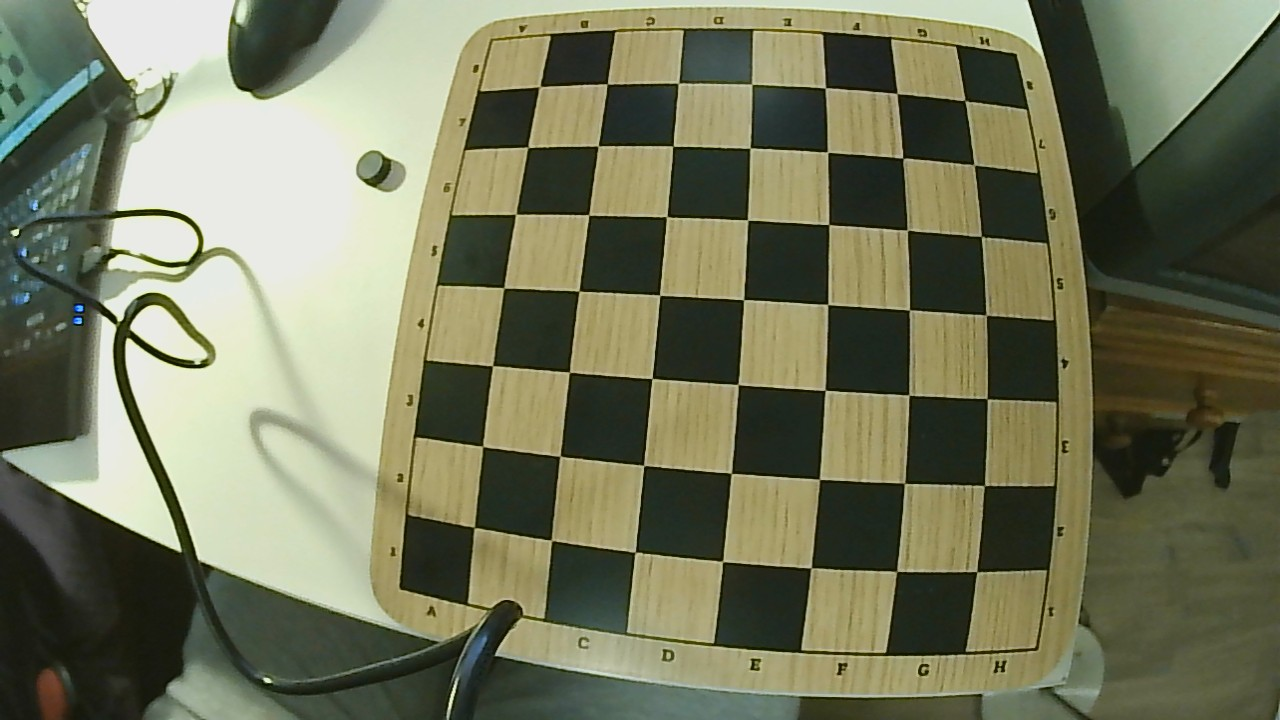
#> input picture Rpi Scripts/managers/game_manager/user_interface/keypoint_triangulation/resources/calibration_images/csi_cam/WIN_20260915_00_29_07_Pro.jpg, 1280 x 720 px; its folder holds 4 pictures in this run
$ python camera_calibration.py
#> lines starting #> are read from the running program, lines starting #| are printed output that depends on the picture; after the words box and inside, x2 and y2 are one past the last pixel; in counts of white or black regions, pixels touching at a corner belong together
import cv2
import glob
import numpy as np

def calibrateCamera(cameraName,
                    chessBoardSize,
                    chessBoardSquareSideLength,
                    calibrationPatternsDirectory,
                    testUndistortPath,
                    patternFileExtension = '.jpg'):
    # Get all the images
#> called with cameraName = 'csi_cam', chessBoardSize = (7, 6), chessBoardSquareSideLength = 28.5, calibrationPatternsDirectory = 'resources/calibration_images/csi_cam/', testUndistortPath = 'resources/csiTest.jpg', patternFileExtension = '.jpg'
    images = glob.glob(calibrationPatternsDirectory + '*' + patternFileExtension)

    criteria = (cv2.TERM_CRITERIA_EPS + cv2.TERM_CRITERIA_MAX_ITER, 30, 0.001)
    # A numpy array representing where all the points are on the chessboard plane
    objp = np.zeros((chessBoardSize[0]*chessBoardSize[1], 3), np.float32)
    objp[:, :2] = np.mgrid[0:chessBoardSize[0], 0:chessBoardSize[1]].T.reshape(-1, 2) * chessBoardSquareSideLength
    # Lists to store the object points and image points
    objPoints = []
    imgPoints = []
    # Loop through all the available files
    for fileName in images:
        # Read the image
        image = cv2.imread(fileName)
#> image is the input picture: shape (720, 1280, 3); mean B, G, R 91.5, 117.9, 115
        # Convert the image to gray
        gray = cv2.cvtColor(image, cv2.COLOR_BGR2GRAY)
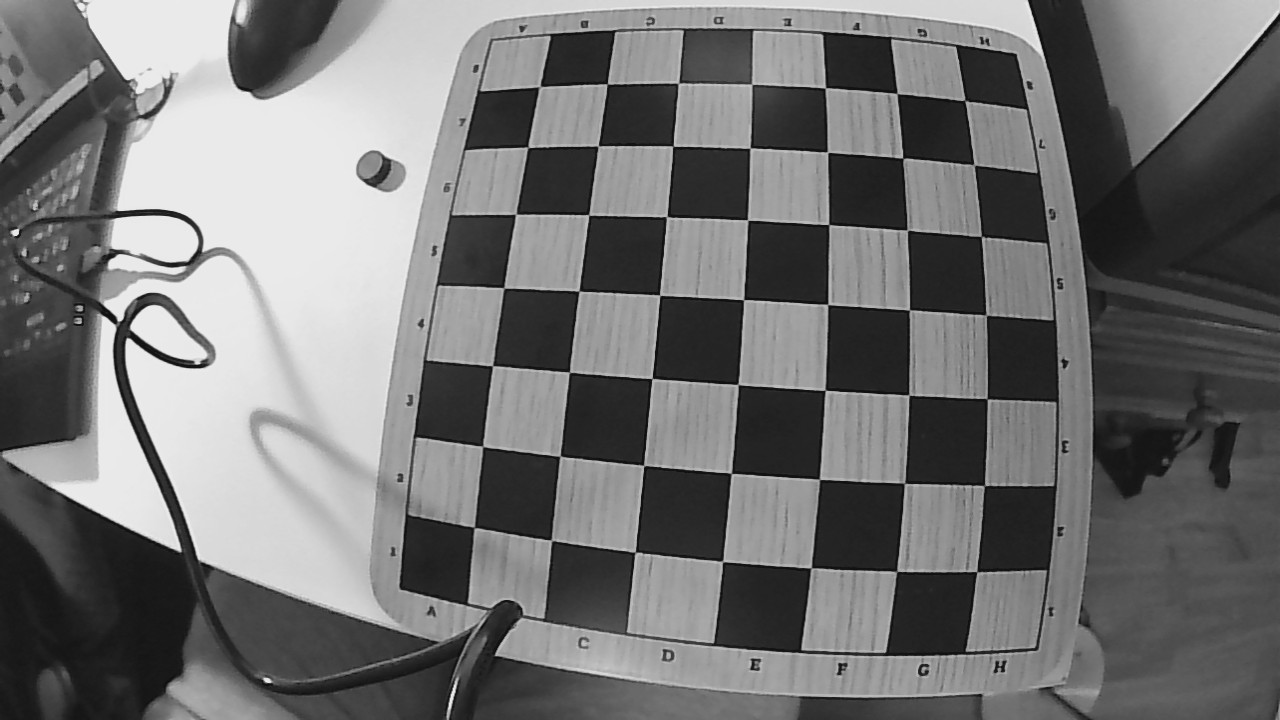
#> gray: shape (720, 1280); min 5, max 245, mean 114
        # Get chessboard corners
        ret, corners = cv2.findChessboardCorners(gray, chessBoardSize, None)
#> ret = False; corners = None
        # If the detection is successful
        if ret == True:
            # Append object points
            objPoints.append(objp)
            # Increase corner accuracy
            corners2 = cv2.cornerSubPix(gray, corners, (11,11), (-1,-1), criteria)
            # Append corners to the image point list
            imgPoints.append(corners)
            # Draw the image detected pattern on the board
            cv2.drawChessboardCorners(image, chessBoardSize, corners2, ret)
            cv2.imshow('img', image)
            cv2.waitKey(100)
#> pass 2 of the loop in calibrateCamera, `for fileName in images:`:
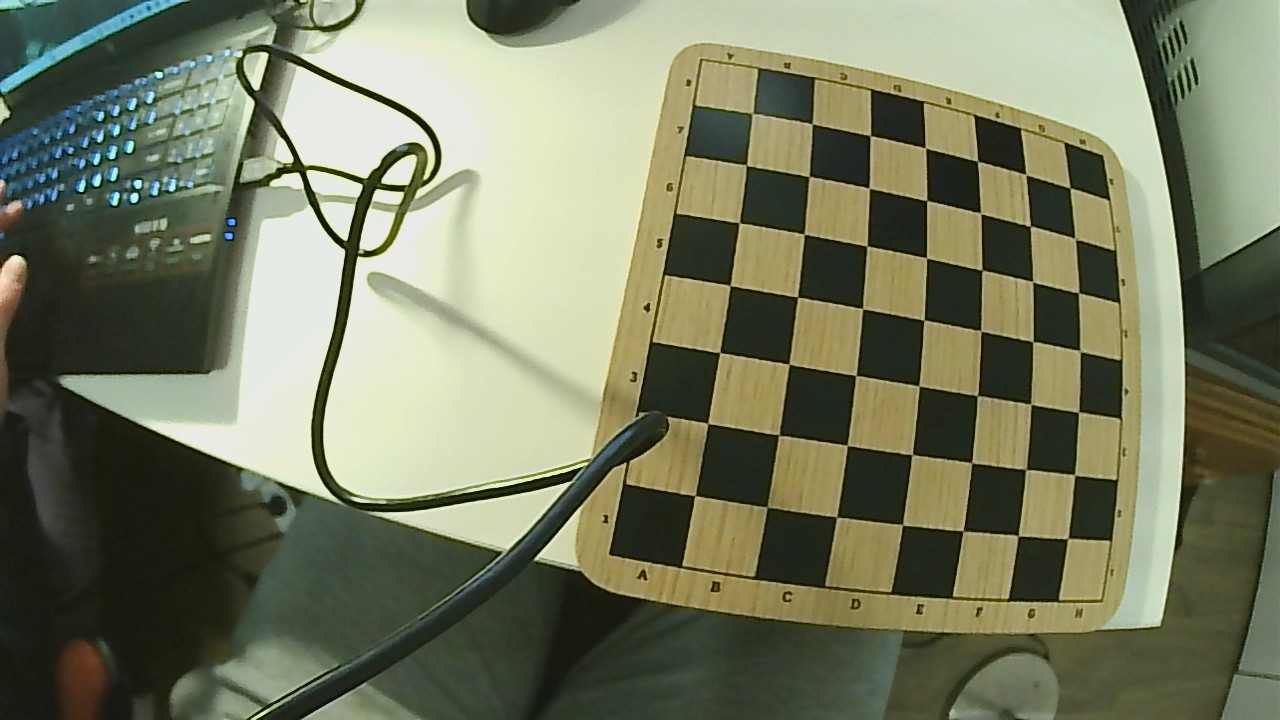
#> input picture Rpi Scripts/managers/game_manager/user_interface/keypoint_triangulation/resources/calibration_images/csi_cam/WIN_20260915_00_29_49_Pro.jpg, 1280 x 720 px
#> in calibrateCamera, image is the input picture: shape (720, 1280, 3); mean B, G, R 97.4, 122.8, 118.5
#> in calibrateCamera, `gray = cv2.cvtColor(image, cv2.COLOR_BGR2GRAY)`:
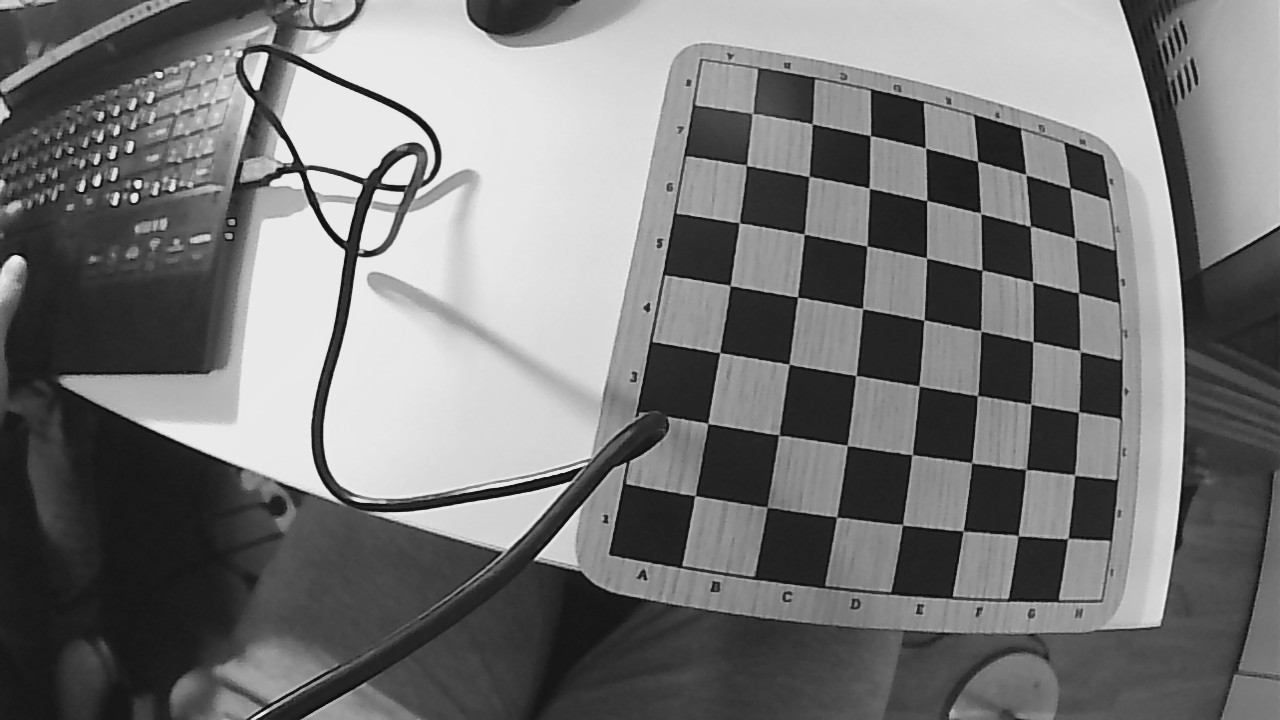
#> gray: shape (720, 1280); min 4, max 248, mean 118.7
#> ret = True; corners = 42 rows, first 8: [1070, 188.1], [1075.7, 240.8], [1078.5, 292.7], [1081.4, 352.2], [1078.3, 412.1], [1074.5, 475], [1068.4, 537.6], [1026.3, 174.8]
#> corners2 = 42 rows, first 8: [1070.1, 187.8], [1075.1, 238.7], [1078.6, 292.8], [1080.1, 351.1], [1078.6, 412.1], [1074.5, 474.9], [1067.8, 538.6], [1025.6, 174.6]
#> in calibrateCamera, `cv2.drawChessboardCorners(image, chessBoardSize, corners2, ret)`:
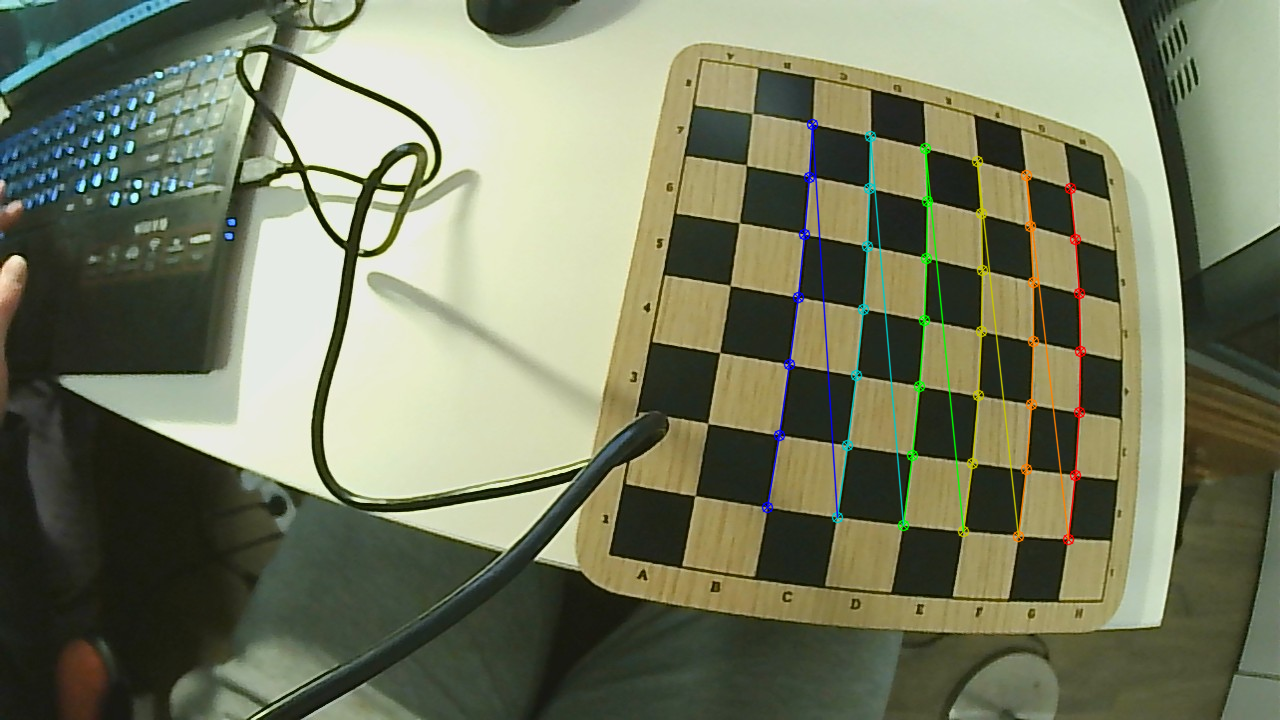
#> image: shape (720, 1280, 3); 1.68% of pixels changed, all inside (x1, y1, x2, y2) = (761, 118, 1087, 546)
#> pass 3 of the loop in calibrateCamera, `for fileName in images:`:
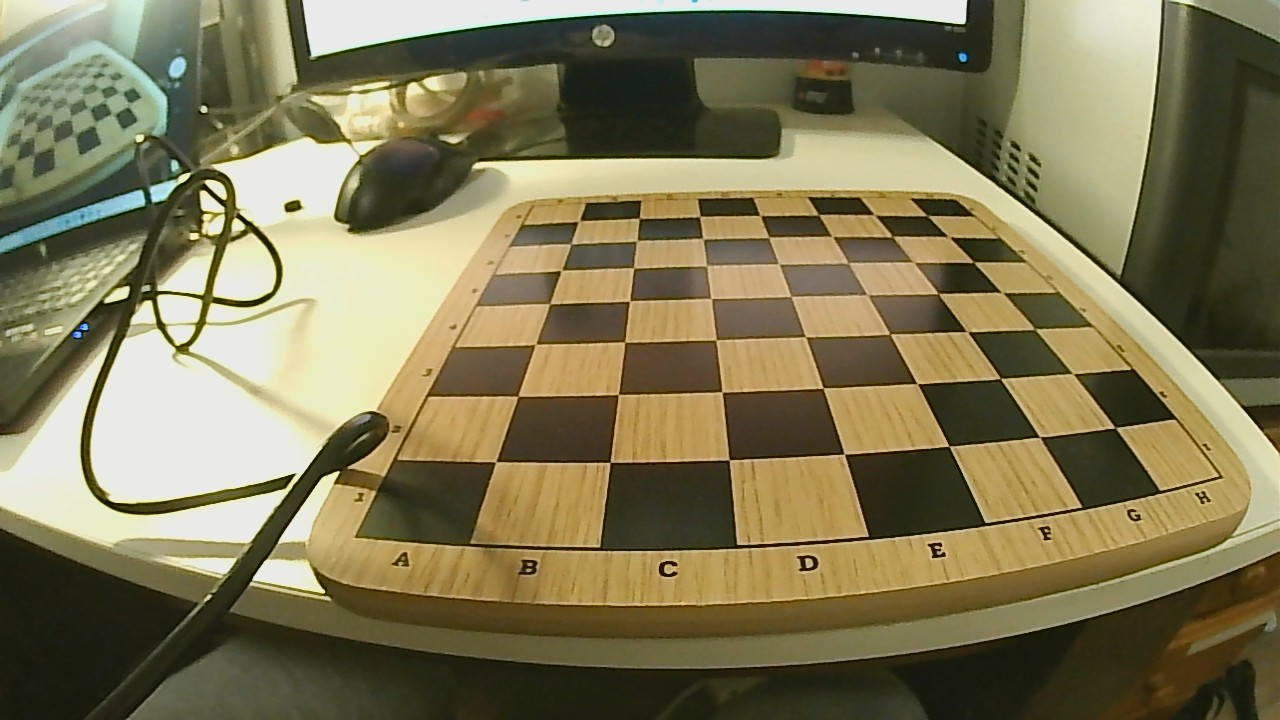
#> input picture Rpi Scripts/managers/game_manager/user_interface/keypoint_triangulation/resources/calibration_images/csi_cam/WIN_20260915_00_29_59_Pro.jpg, 1280 x 720 px
#> in calibrateCamera, image is the input picture: shape (720, 1280, 3); mean B, G, R 85.2, 119.3, 126.5
#> in calibrateCamera, `gray = cv2.cvtColor(image, cv2.COLOR_BGR2GRAY)`:
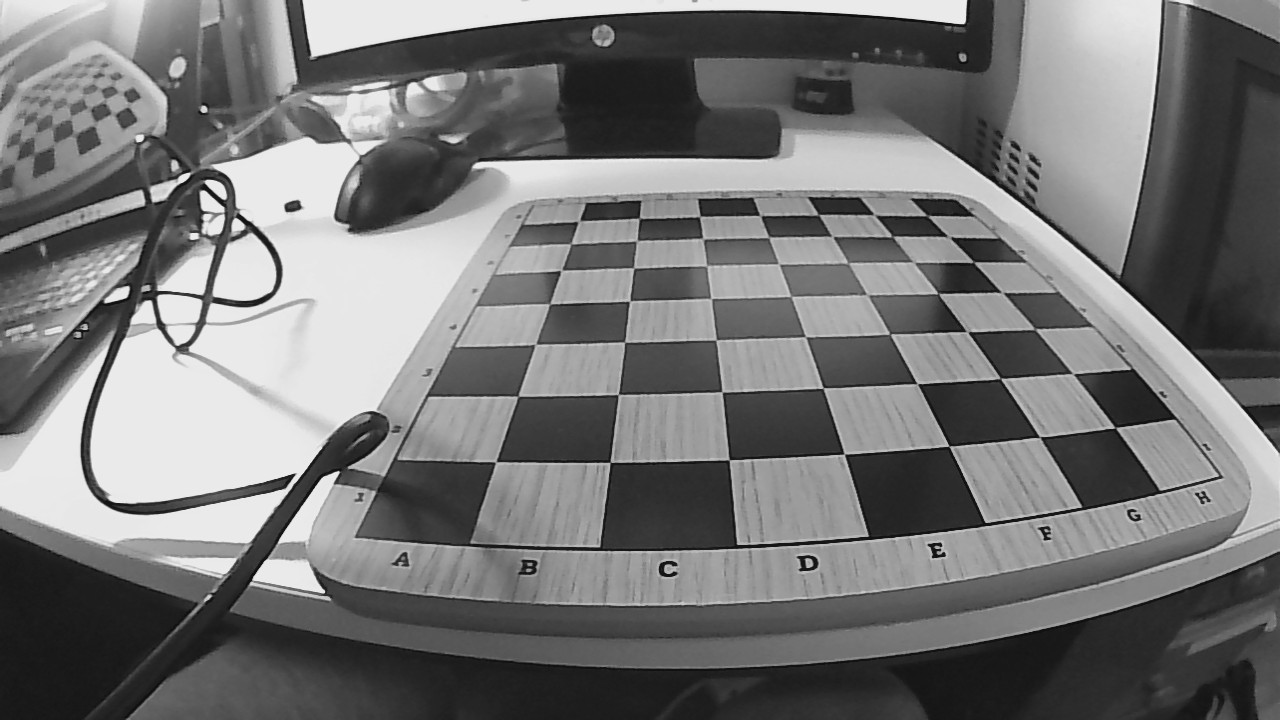
#> gray: shape (720, 1280); min 9, max 250, mean 117.6
#> ret = False; corners = None
#> the loop made 4 passes; the first 3 are shown
    # Destroy all windows
    cv2.destroyAllWindows()
    # Perform camera calibration
    ret, cameraMatrix, dist, rvecs, tvecs = cv2.calibrateCamera(objPoints, imgPoints, gray.shape[::-1], None, None)
    # Save the camera matrix and the distortion coefficients
    np.savetxt('resources/calibration_results/' + cameraName + '/camera_matrix.txt', cameraMatrix)
    np.savetxt('resources/calibration_results/' + cameraName + '/dist.txt', dist)
    # Test the camera matrix and distortion on an image taken by the camera
    newImage = cv2.imread(testUndistortPath)
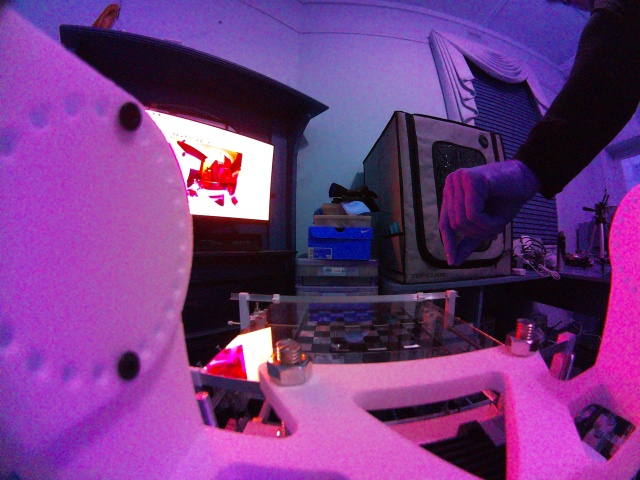
#> input picture Rpi Scripts/managers/game_manager/user_interface/keypoint_triangulation/resources/csiTest.jpg, 640 x 480 px
#> newImage is the input picture: shape (480, 640, 3); mean B, G, R 129.5, 57.6, 115
    h, w = newImage.shape[:2]
#> h = 480; w = 640
    newCameraMatrix, roi = cv2.getOptimalNewCameraMatrix(cameraMatrix, dist, (w, h), 0, (w, h))
    dst = cv2.undistort(newImage, cameraMatrix, dist, None, newCameraMatrix)
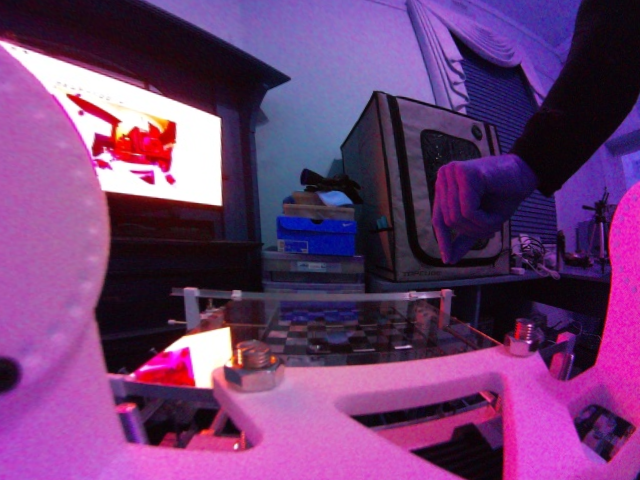
#> dst: shape (480, 640, 3); mean B, G, R 115.5, 61.3, 110.7
    x, y, w, h = roi
    dst = dst[y:y + h, x:x + w]
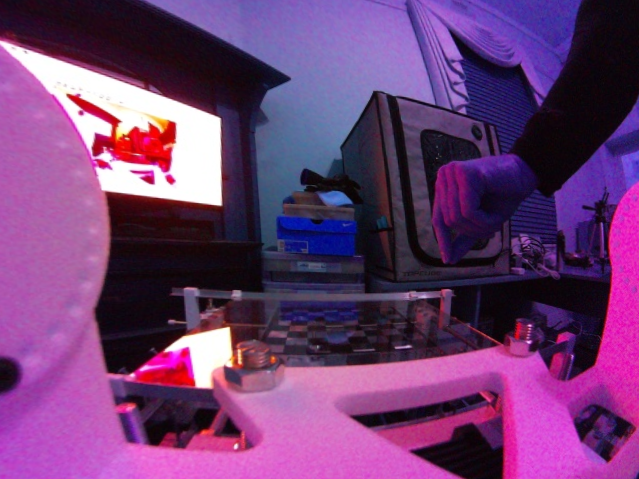
#> dst: shape (479, 639, 3); mean B, G, R 115.3, 61.3, 110.5
    cv2.imshow('dst', dst)
    cv2.waitKey(0)
    cv2.destroyAllWindows()
    # Get the reprojection error

    meanError = 0
    for i in range(len(objPoints)):
        imgpoints2, _ = cv2.projectPoints(objPoints[i], rvecs[i], tvecs[i], cameraMatrix, dist)
        imgpoints2 = imgpoints2.reshape(-1,2)
        error = cv2.norm(imgPoints[i], imgpoints2, cv2.NORM_L2)/len(imgpoints2)
        meanError += error
    print(f"The total error is: {meanError/len(objPoints)}")

#> (the run stopped early here; a loop or call above may not have finished)
